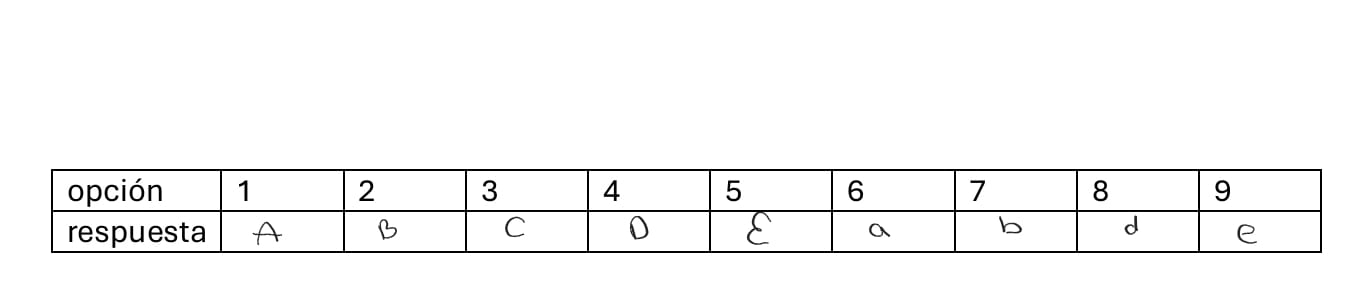
#> input picture images/image_test_1.jpg, 1360 x 305 px, given in place of image_4.jpg, which was not available
$ jupyter execute --allow-errors prototipo_1.ipynb   (text cells are left out)
#> lines starting #> are read from the running program, lines starting #| are printed output that depends on the picture; after the words box and inside, x2 and y2 are one past the last pixel; in counts of white or black regions, pixels touching at a corner belong together; pictures that were not available may be replaced by others from this repository, and a replacement may not be noted
[cell 1]
import tensorflow  as tf
import numpy as np
import zipfile
import pandas as pd
import matplotlib.pyplot as plt
import seaborn as sns
import cv2

from tensorflow.keras.datasets import mnist

from sklearn.preprocessing import LabelBinarizer
from sklearn.model_selection import train_test_split
from sklearn.metrics import classification_report
from tensorflow.keras.preprocessing.image import ImageDataGenerator

from tensorflow.keras.models import Sequential
from tensorflow.keras.layers import Conv2D, MaxPool2D, Flatten, Dense
from tensorflow.keras.callbacks import ModelCheckpoint

import imutils
from imutils.contours import sort_contours

#> (a cell that did not finish here is left out)

[cell 3]
name_labels = '0123456789'
name_labels += 'ABCDEFGHIJKLMNOPQRSTUVWXYZ'
name_labels = [l for l in name_labels]
len(name_labels)

[cell 4]
def preprocessing_img(path_img):
#> called with path_img = './image_4.jpg'
    img = cv2.cvtColor(cv2.imread(path_img), cv2.COLOR_BGR2GRAY)
#> img: shape (305, 1360); min 0, max 255, mean 247.2
    thresh = cv2.adaptiveThreshold(img, 255, cv2.ADAPTIVE_THRESH_GAUSSIAN_C, cv2.THRESH_BINARY, 11, 9)
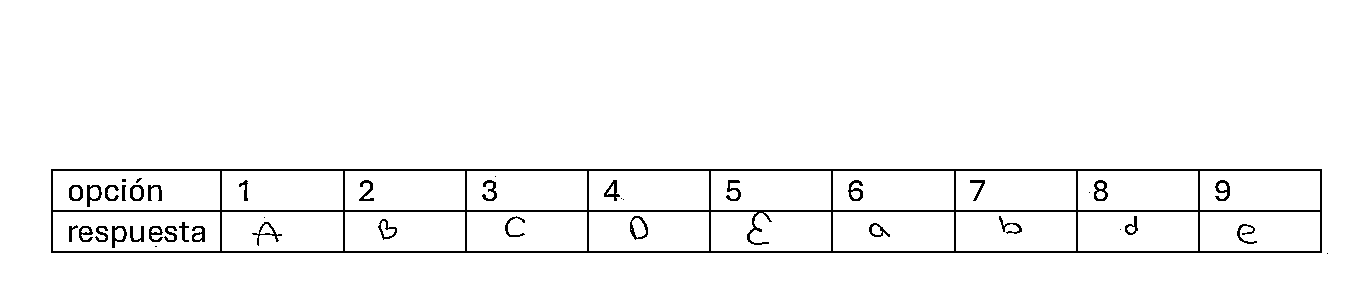
#> thresh: shape (305, 1360); 96.8% white; black in thin lines or dots, all inside (x1, y1, x2, y2) = (51, 169, 1328, 254)
    # thresh = cv2.erode(thresh, np.ones((3,3), np.uint8))

    thresh = cv2.Canny(thresh, 40, 150)
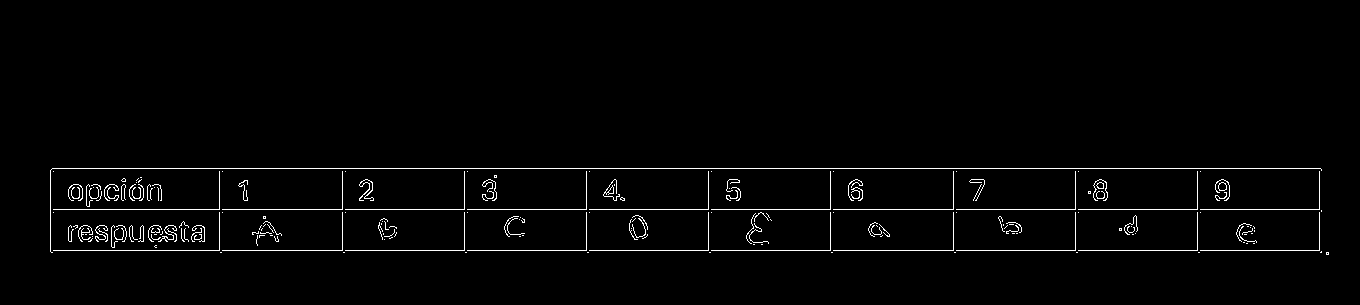
#> thresh: shape (305, 1360); 1.8% white in thin lines or dots, all inside (x1, y1, x2, y2) = (50, 168, 1329, 255)
    thresh = cv2.dilate(thresh, np.ones((2,2), np.uint8))
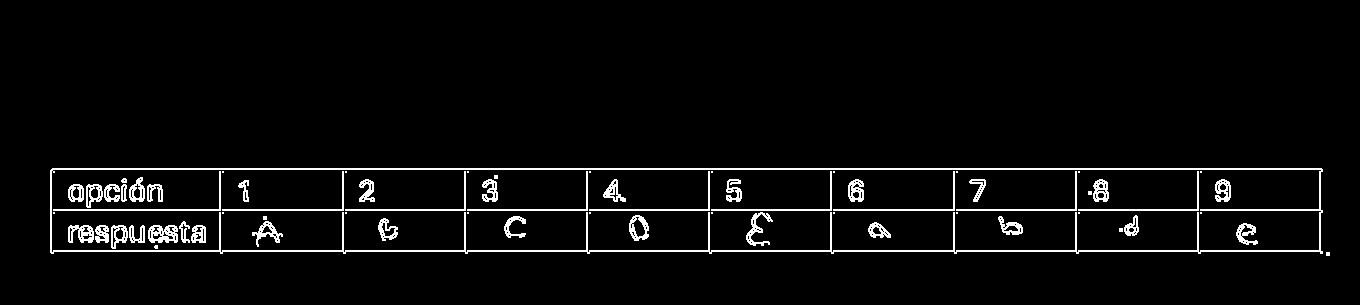
#> thresh: shape (305, 1360); 3.8% white in thin lines or dots, all inside (x1, y1, x2, y2) = (50, 168, 1330, 256)
    # thresh = cv2.GaussianBlur(thresh, (5,5), 0)

    return img, thresh

gray, thresh = preprocessing_img(path_img='./image_4.jpg')


def find_contours(img):
    img_copy = img.copy()
    conts = cv2.findContours(img, cv2.RETR_EXTERNAL, cv2.CHAIN_APPROX_SIMPLE)
#> conts = 2 contours, 1 with area under 20; largest, box (x1, y1, x2, y2) and area: (50, 168, 1323, 254) 105475
    conts = imutils.grab_contours(conts)
    conts = sort_contours(conts, method='left-to-right')[0]

    min_w, max_w = 5, 90
    min_h, max_h = 10, 90
    n = 5
    letters = []
    conts_2 = []
    for c in conts:
        (x, y, w, h) = cv2.boundingRect(c)
        if (w >= min_w and w < max_w) and (h >= min_h and h < max_h):
            img_p = gray[y-n : y+h+n,   x-n : x+n+w ]
            cv2.rectangle(img_copy, (x,y), (x+w, h+y), (255,100,0),2)
            img_p = cv2.threshold(img_p, 0, 255, cv2.THRESH_BINARY_INV | cv2.THRESH_OTSU)[1]
            img_p = cv2.dilate(img_p, np.ones((2,2), np.uint8 ))
            letters.append(img_p)
            conts_2.append(c)
#> this loop made 2 passes
#> (x, y, w, h) on pass 1: (50, 168, 1273, 86)
#> (c, x, y, w, h) on pass 2: ([[1326, 252], [1326, 255], [1329, 255], [1329, 252]], 1326, 252, 4, 4)
#> after the loop, conts_2 = []; letters = []
    plt.imshow(img_copy, cmap='gray');
    return letters, conts_2


# [10 lines left out: function img_prediction, not called in this run]


letters = find_contours(thresh)[0]
#> letters = []

img_predictions = []
for letter in letters:
    img = img_prediction(letter, model, name_labels)
    img_predictions.append(img)
#> this loop made 0 passes
#> after the loop, img_predictions = []

print(img_predictions)

#> (the rest of this cell did not finish here and is left out)

[cell 5]
question_row = []
answer_row = []
for i in range(len(img_predictions)):
    if i%2 == 0:
        question_row.append(img_predictions[i])
    else:
        answer_row.append(img_predictions[i])
#> after the loop, answer_row = []; question_row = []

question_row, answer_row
#> Out = ([], [])

$ run again, on images/image_test_2.jpg
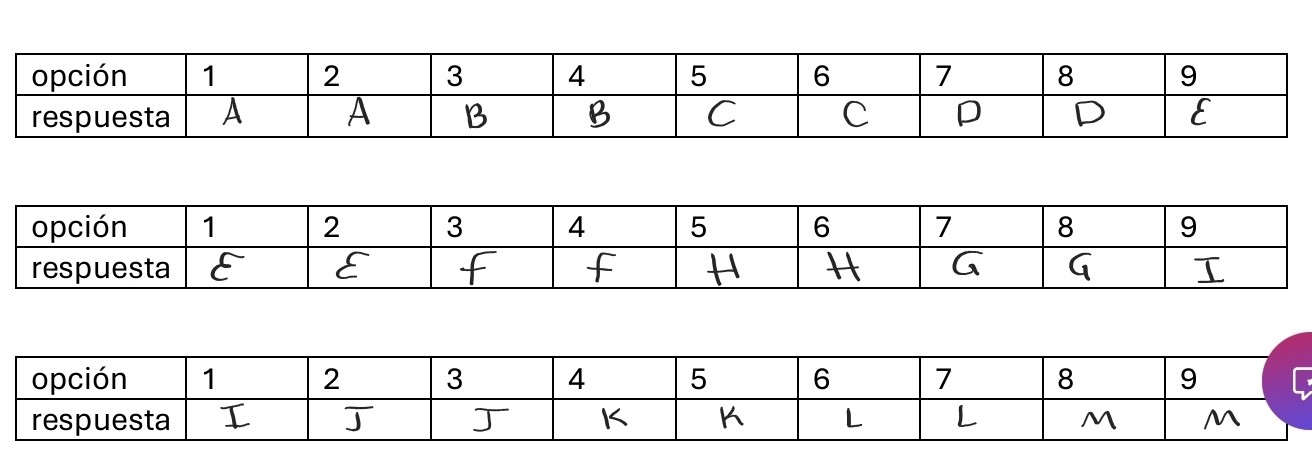
#> input picture images/image_test_2.jpg, 1312 x 455 px, given in place of image_4.jpg, which was not available
#> in preprocessing_img, `thresh = cv2.adaptiveThreshold(img, 255, cv2.ADAPTIVE_THRESH_GAUSSIAN_..`:
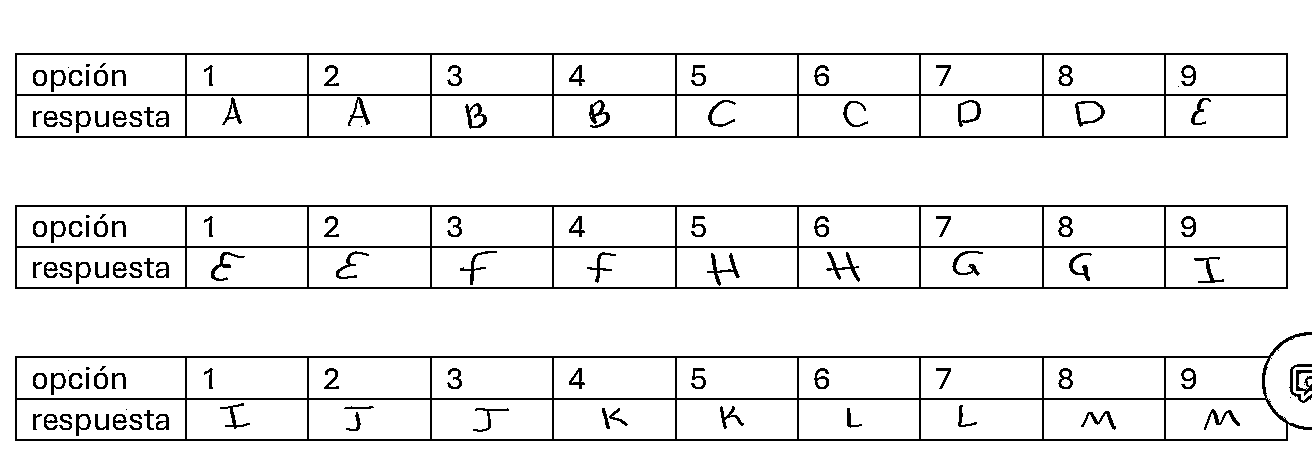
#> thresh: shape (455, 1312); 92.9% white; black in thin lines or dots, all inside (x1, y1, x2, y2) = (15, 53, 1312, 441)
#> in preprocessing_img, `thresh = cv2.dilate(thresh, np.ones((2,2), np.uint8))`:
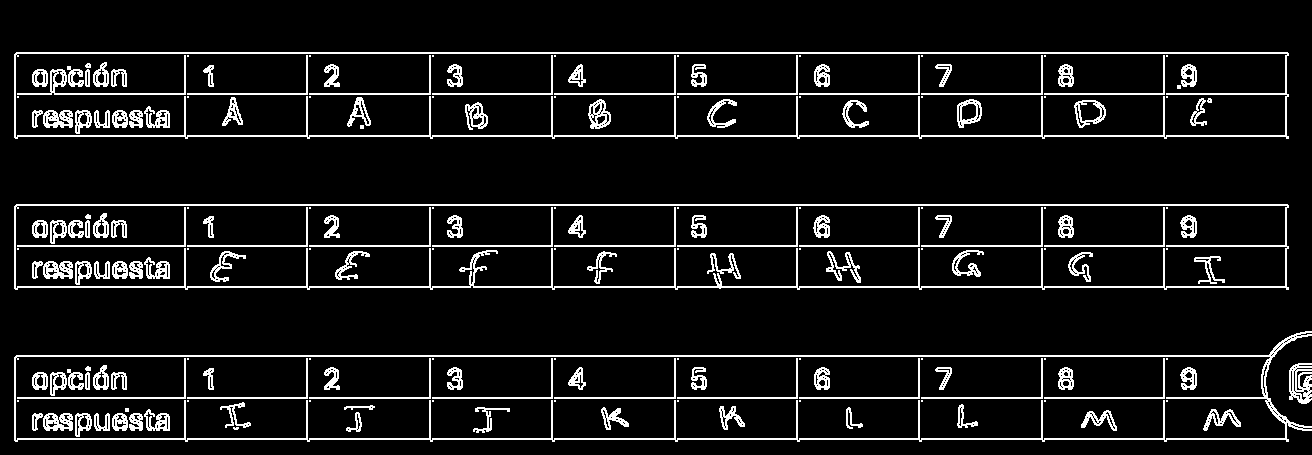
#> thresh: shape (455, 1312); 8.3% white in thin lines or dots, all inside (x1, y1, x2, y2) = (14, 52, 1312, 442)
#> conts = 4 contours; box (x1, y1, x2, y2) and area: (14, 52, 1289, 139) 106913, (14, 331, 1312, 442) 106185, (14, 204, 1289, 290) 105638, (1289, 363, 1312, 404) 550
#> the loop in find_contours, `for c in conts:` made 4 passes
#> (x, y, w, h) on passes 1 to 4: (14, 331, 1298, 111), (14, 204, 1275, 86), (14, 52, 1275, 87), (1289, 363, 23, 41)
#> after the loop in find_contours, `for c in conts:`: conts_2 = 1 contour; box (x1, y1, x2, y2) and area: (1289, 363, 1312, 404) 550; letters = 1 item
